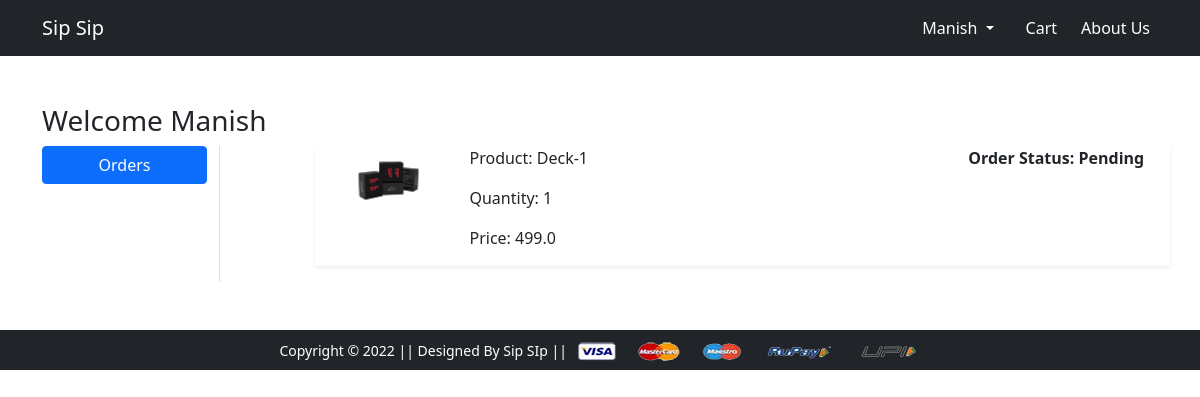
The page /orders/ (signed in) on the database its author committed.
### app/models.py (models this page shows, shortened)
class OrderPlaced(models.Model):
 user = models.ForeignKey(User, on_delete=models.CASCADE)
 customer = models.ForeignKey(Customer, on_delete=models.CASCADE)
 product = models.ForeignKey(Product, on_delete=models.CASCADE)
 quantity = models.PositiveIntegerField(default=1)
 ordered_date = models.DateTimeField(auto_now_add=True)
 status = models.CharField(max_length=50,choices=STATUS_CHOICES,default='Pending')
 @property
 def total_cost(self):
   return self.quantity * self.product.discounted_price

class Product(models.Model):
 title = models.CharField(max_length=100)
 selling_price = models.FloatField()
 discounted_price = models.FloatField()
 description = models.TextField()
 brand = models.CharField(max_length=100)
 category = models.CharField( choices=CATEGORY_CHOICES, max_length=2)
 product_image = models.ImageField(upload_to='productimg')

### app/views.py (the view)
# urls.py: path('orders/', views.orders, name='orders'),
@login_required
def orders(request):
	op = OrderPlaced.objects.filter(user=request.user)
	return render(request, 'app/orders.html', {'order_placed':op})

### app/templates/app/orders.html (shortened to what this page needs)
{% extends 'app/base.html' %}
{% load static %}
{% block main-content %}
<div class="container my-5">
 <div class="row">
 <h3>Welcome <span class="text-capitalize">{{request.user}}</span></h3>
  <div class="col-sm-2 border-end">
   <ul class="list-unstyled">
    <li class="d-grid"><a href="{% url 'orders' %}" class="btn btn-primary">Orders</a></li>
   </ul>
  </div>
  <div class="col-sm-9 offset-sm-1">
  {% for op in order_placed %}
   <div class="row shadow-sm mb-3">
    <div class="col-sm-2">
     <img src="{{op.product.product_image.url}}" alt="" srcset="" class="img-fluid" height="150" width="150">
    </div>
    <div class="col-sm-7">
     <p>Product: {{op.product.title}}</p>
     <p>Quantity: {{op.quantity}}</p>
     <p>Price: {{op.total_cost}}</p>
    </div>
    <div class="col-sm-3 fw-bold">
     <p>Order Status: {{op.status}}</p>
    </div>
   </div>
   {% endfor %}
  </div>
 </div>
</div>
{% endblock main-content %}

### app/templates/app/base.html (shortened to what this page needs)
<!doctype html>
{% load static %}
<html lang="en">
  <head>
    <link href="https://cdn.jsdelivr.net/npm/bootstrap@5.0.0-beta1/dist/css/bootstrap.min.css" rel="stylesheet">
    <link rel="stylesheet" href="{% static 'app/css/owl.carousel.min.css' %}">
    <link rel="stylesheet" href="{% static 'app/css/all.min.css' %}">
    <link rel="stylesheet" href="{% static 'app/css/style.css' %}">
  </head>
  <body>
    <nav class="navbar navbar-expand-lg navbar-dark bg-dark">
     <div class="container bg-dark">
       <a class="navbar-brand" href="/">Sip Sip</a>
       <div class="collapse navbar-collapse" id="navbarSupportedContent">
         <div>
          <ul class="navbar-nav me-auto mb-2 mb-lg-0">
          {% if request.user.is_authenticated %}
           <li class="nav-item dropdown mx-2">
              <a class="nav-link dropdown-toggle text-white" href="#" id="profileDropdown" role="button" data-bs-toggle="dropdown" aria-expanded="false">
                {{request.user.username|capfirst}}
              </a>
            </li>
            <li class="nav-item mx-2">
              <a href="{% url 'showcart' %}" class="nav-link text-white"> Cart </a>
            </li>
            <li class="nav-item">
              <a class="nav-link active" aria-current="page" href="{% url 'mobile' %}">About Us</a>
            </li>
            {% endif %}
          </ul>
         </div>
       </div>
     </div>
    </nav>
    {% block main-content %} {% endblock main-content %}
    <footer class="container-fluid bg-dark text-center p-2 mt-5">
        <small class="text-white">Copyright &copy; 2022 || Designed By Sip SIp || </small>
        <img src="{% static 'app/images/payment.png' %}" alt="" srcset="" class="img-fluid" height="2px">
    </footer>
  </body>
</html>

### rows shown on the page
OrderPlaced: product.product_image (picture), product "Deck-1", quantity "1", total_cost "499.0", status "Pending"

### other values the page prints
{{ request.user.username|capfirst }} "Manish"
{{ request.user }} "Manish"
